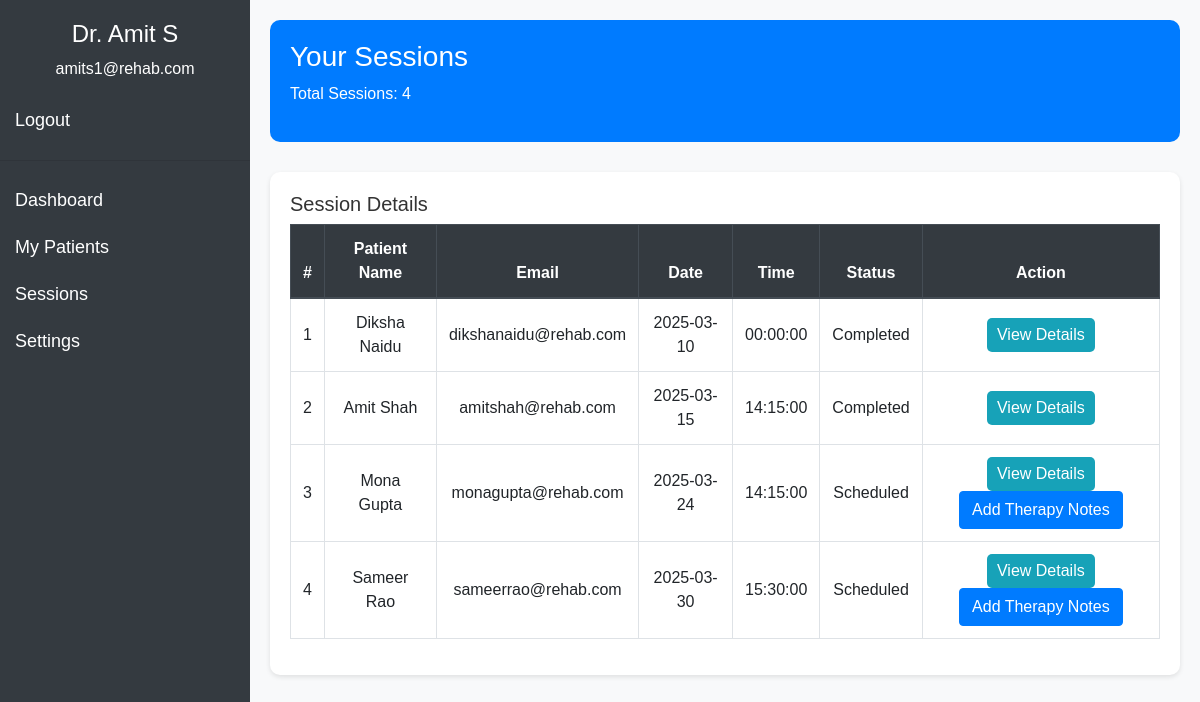
Screenshot of /doc_sessions.php (signed in) with the database file from the repository.
### tables this page shows
CREATE TABLE `doctors` (
  `doctor_id` int(11) NOT NULL,
  `name` varchar(100) NOT NULL,
  `speciality` varchar(100) NOT NULL,
  `email` varchar(100) DEFAULT NULL,
  `password` varchar(255) NOT NULL,
  `phone` varchar(15) DEFAULT NULL,
  `experience` varchar(100) DEFAULT NULL,
  `max_patients` int(11) NOT NULL,
  `role_id` int(11) DEFAULT NULL,
  `appointment_count` int(11) DEFAULT 0
);

CREATE TABLE `appointments` (
  `appointment_id` int(11) NOT NULL,
  `patient_id` int(11) DEFAULT NULL,
  `doctor_id` int(11) DEFAULT NULL,
  `appointment_date` date NOT NULL,
  `appointment_time` time NOT NULL,
  `status` varchar(50) DEFAULT 'Pending'
);

CREATE TABLE `patients` (
  `patient_id` int(11) NOT NULL,
  `name` varchar(100) NOT NULL,
  `age` int(11) DEFAULT NULL,
  `address` varchar(255) DEFAULT NULL,
  `phone` varchar(15) DEFAULT NULL,
  `email` varchar(100) DEFAULT NULL,
  `password` varchar(255) NOT NULL,
  `diagnosis_type` varchar(100) DEFAULT NULL,
  `Surgery_status` varchar(100) DEFAULT NULL,
  `role_id` int(11) DEFAULT NULL,
  `admitted_date` date DEFAULT NULL
);

### doc_sessions.php (the view, shortened to what this page needs)
<?php
include 'connection.php';
$email = $_SESSION['email'];
$query = "SELECT * FROM doctors WHERE email='$email'";
$result = mysqli_query($conn, $query);
if (mysqli_num_rows($result) > 0) {
    $doctor = mysqli_fetch_assoc($result);
    $doctor_name = $doctor['name'];
    $doctor_id = $doctor['doctor_id'];
} else {
    echo "Doctor not found!";
    exit();
}
$session_count_query = "SELECT COUNT(*) AS session_count FROM appointments WHERE doctor_id = '$doctor_id'";
$session_count_result = mysqli_query($conn, $session_count_query);
$total_sessions = mysqli_fetch_assoc($session_count_result)['session_count'];
$sessions_query = "
    SELECT a.appointment_id, a.appointment_date, a.appointment_time, p.name AS patient_name, p.email AS patient_email, a.status
    FROM appointments a
    JOIN patients p ON a.patient_id = p.patient_id
    WHERE a.doctor_id = '$doctor_id'
    ORDER BY a.appointment_date, a.appointment_time";
$sessions_result = mysqli_query($conn, $sessions_query);
?>
<!DOCTYPE html>
<html lang="en">
<head>
    <link rel="stylesheet" href="https://stackpath.bootstrapcdn.com/bootstrap/4.5.2/css/bootstrap.min.css">
</head>
<body>
    <div class="sidebar">
        <h4><?php echo $doctor_name; ?></h4>
        <p><?php echo $email; ?></p>
        <a href="logout.php">Logout</a>
        <hr>
        <a href="doctor_dashboard.php?page=dashboard">Dashboard</a>
        <a href="my_patients.php">My Patients</a>
        <a href="doc_sessions.php" class="active">Sessions</a>
        <a href="doc_settings.php">Settings</a>
    </div>
    <div class="main-content">
        <div class="header-section">
            <h3>Your Sessions</h3>
            <p>Total Sessions: <?php echo $total_sessions; ?></p>
        </div>
        <div class="table-container">
            <h5>Session Details</h5>
            <table class="table table-bordered">
                <thead class="thead-dark">
                    <tr>
                        <th>#</th>
                        <th>Patient Name</th>
                        <th>Email</th>
                        <th>Date</th>
                        <th>Time</th>
                        <th>Status</th>
                        <th>Action</th>
                    </tr>
                </thead>
                <tbody>
                    <?php
                    if (mysqli_num_rows($sessions_result) > 0) {
                        $count = 1;
                        while ($session = mysqli_fetch_assoc($sessions_result)) {
                            echo "<tr>";
                            echo "<td>" . $count++ . "</td>";
                            echo "<td>" . $session['patient_name'] . "</td>";
                            echo "<td>" . $session['patient_email'] . "</td>";
                            echo "<td>" . $session['appointment_date'] . "</td>";
                            echo "<td>" . $session['appointment_time'] . "</td>";
                            echo "<td>" . $session['status'] . "</td>";
                            echo "<td>
                                    <a href='view_session_details.php?appointment_id=" . $session['appointment_id'] . "' class='btn btn-view-details'>View Details</a>";
                            if ($session['status'] == 'Scheduled') {
                                echo "<a href='add_therapy_notes.php?appointment_id=" . $session['appointment_id'] . "' class='btn btn-primary'>Add Therapy Notes</a>";
                            }
                            echo "</td>";
                            echo "</tr>";
                        }
                    } else {
                        echo "<tr><td colspan='6'>No sessions available.</td></tr>";
                    }
                    ?>
                </tbody>
            </table>
        </div>
    </div>
</body>
</html>

### doc_sessions.php (style rules this page uses)
body { font-family: Arial, sans-serif; background-color: #f8f9fa; color: #333; }
.sidebar { height: 100%; width: 250px; position: fixed; top: 0; left: 0; background-color: #343a40; padding-top: 20px; color: white; }
.sidebar h4, .sidebar p { text-align: center; }
.sidebar a { color: white; padding: 10px 15px; text-decoration: none; font-size: 18px; display: block; }
.main-content { margin-left: 250px; padding: 20px; }
.header-section { margin-bottom: 30px; padding: 20px; background-color: #007bff; color: white; border-radius: 10px; }
.table-container { background-color: #ffffff; border-radius: 10px; padding: 20px; box-shadow: 0 2px 5px rgba(0, 0, 0, 0.1); }
.table th, .table td { text-align: center; vertical-align: middle; }
.btn-view-details { background-color: #17a2b8; color: white; border: none; border-radius: 5px; padding: 5px 10px; text-decoration: none; }

### rows the page displays
doctors: name "Dr. Amit S"
appointments: patient.name "Diksha Naidu", patient.email "dikshanaidu@rehab.com", appointment_date "2025-03-10", appointment_time "00:00:00", status "Completed"
appointments: patient.name "Amit Shah", patient.email "amitshah@rehab.com", appointment_date "2025-03-15", appointment_time "14:15:00", status "Completed"
appointments: patient.name "Mona Gupta", patient.email "monagupta@rehab.com", appointment_date "2025-03-24", appointment_time "14:15:00", status "Scheduled"
appointments: patient.name "Sameer Rao", patient.email "sameerrao@rehab.com", appointment_date "2025-03-30", appointment_time "15:30:00", status "Scheduled"

### other values shown
$email "amits1@rehab.com"
$total_sessions "4"
